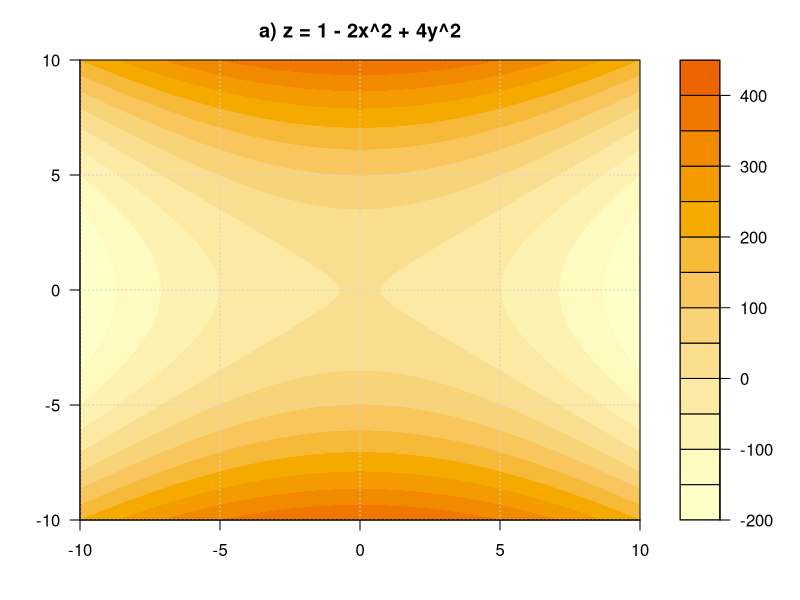
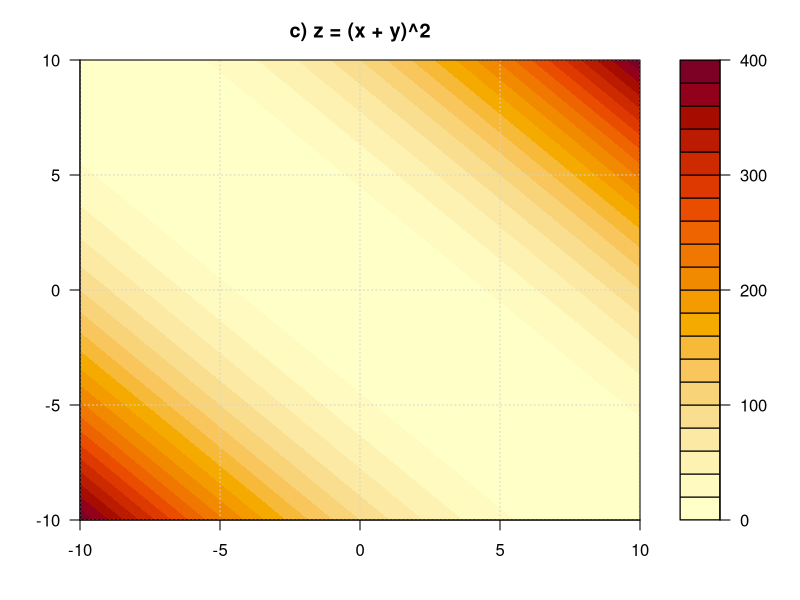
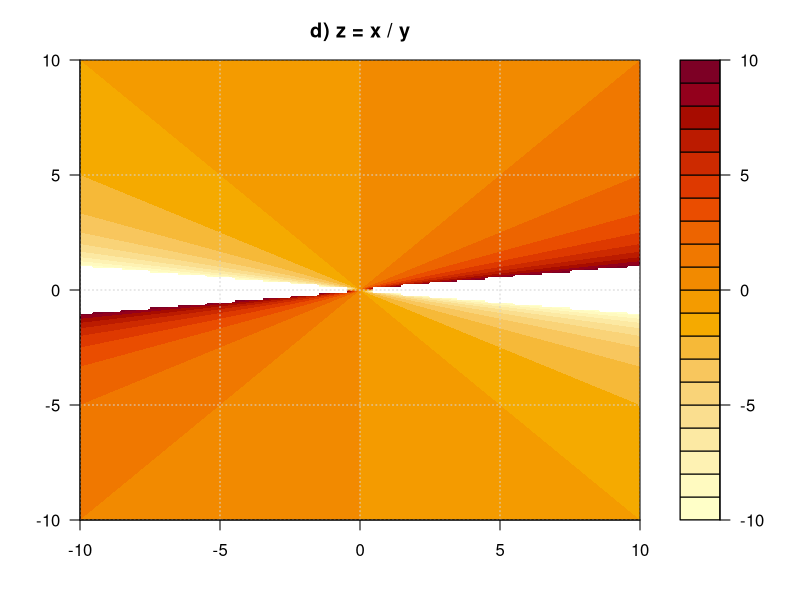

These charts were generated, in order, by the following R code:

# Script to generate contour plots for Question 9 alternatives
# A) z = 1 - 2x^2 + 4y^2
# C) z = (x + y)^2
# D) z = x / y

# Set output directory
output_dir <- "../images"
if (!dir.exists(output_dir)) dir.create(output_dir, recursive = TRUE)

# Data range
x <- seq(-10, 10, length.out = 200)
y <- seq(-10, 10, length.out = 200)

# Colors
colors <- hcl.colors(20, "YlOrRd", rev = TRUE)

# ---- Plot A: z = 1 - 2x^2 + 4y^2 ----
png(filename = file.path(output_dir, "q9_alt_a.png"), width = 6, height = 6, units = "in", res = 300)
z_a <- outer(x, y, function(x, y) 1 - 2*x^2 + 4*y^2)
par(mar = c(4, 4, 3, 2))
filled.contour(x, y, z_a, col = colors,
               plot.title = title(main = "a) z = 1 - 2x^2 + 4y^2"),
               plot.axes = { axis(1); axis(2); grid() },
               xlab = "x", ylab = "y")
dev.off()

# ---- Plot C: z = (x + y)^2 ----
png(filename = file.path(output_dir, "q9_alt_c.png"), width = 6, height = 6, units = "in", res = 300)
z_c <- outer(x, y, function(x, y) (x + y)^2)
par(mar = c(4, 4, 3, 2))
filled.contour(x, y, z_c, col = colors,
               plot.title = title(main = "c) z = (x + y)^2"),
               plot.axes = { axis(1); axis(2); grid() },
               xlab = "x", ylab = "y")
dev.off()

# ---- Plot D: z = x / y ----
png(filename = file.path(output_dir, "q9_alt_d.png"), width = 6, height = 6, units = "in", res = 300)
z_d <- outer(x, y, function(x, y) {
  res <- x / y
  res[abs(res) > 10] <- NA  # Limit z-range for better visualization
  return(res)
})
par(mar = c(4, 4, 3, 2))
filled.contour(x, y, z_d, col = colors,
               plot.title = title(main = "d) z = x / y"),
               plot.axes = { axis(1); axis(2); grid() },
               xlab = "x", ylab = "y")
dev.off()

cat("Generated plots: q9_alt_a.png, q9_alt_c.png, q9_alt_d.png\n")
